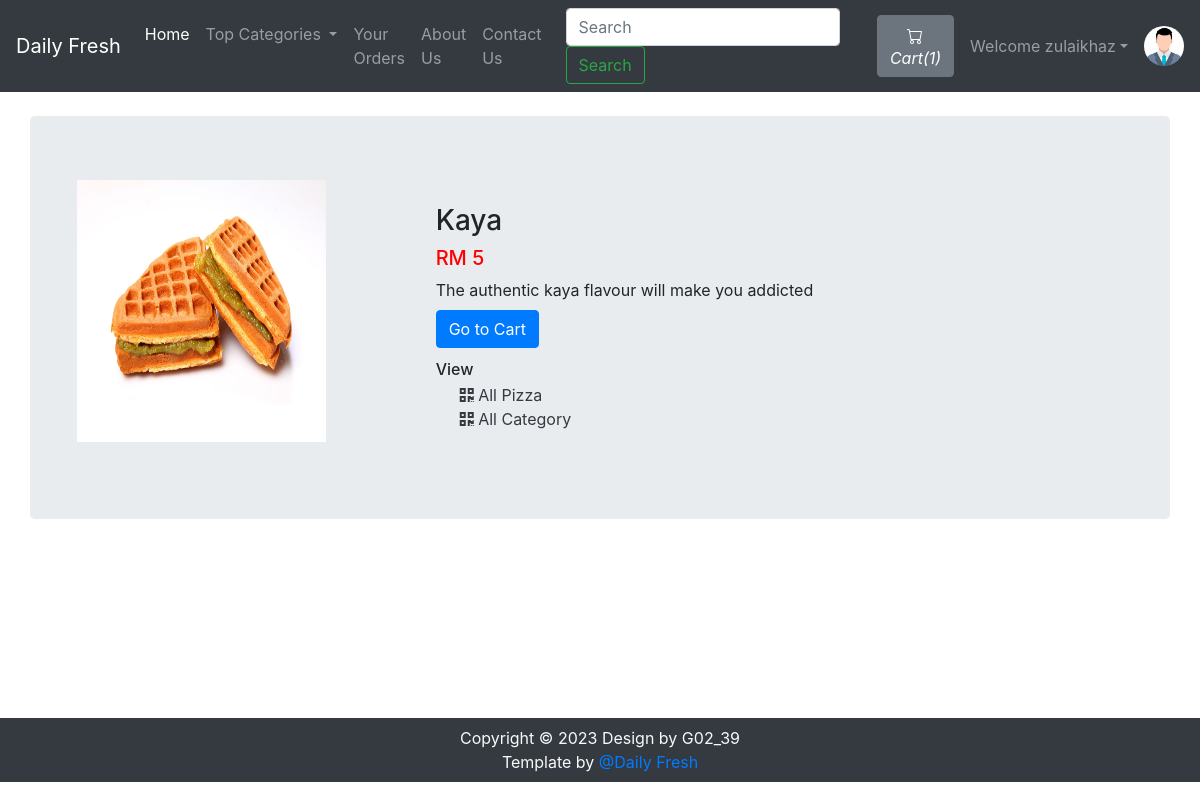
/viewPizza.php?pizzaid=1 (signed in), run on the app's committed database.
### tables this page shows
CREATE TABLE `sitedetail` (
  `tempId` int(11) NOT NULL,
  `systemName` varchar(21) NOT NULL,
  `email` varchar(35) NOT NULL,
  `contact1` bigint(21) NOT NULL,
  `contact2` bigint(21) DEFAULT NULL COMMENT 'Optional',
  `address` text NOT NULL,
  `dateTime` datetime NOT NULL DEFAULT current_timestamp()
);

CREATE TABLE `pizza` (
  `pizzaId` int(12) NOT NULL,
  `pizzaName` varchar(255) NOT NULL,
  `pizzaPrice` int(12) NOT NULL,
  `pizzaDesc` text NOT NULL,
  `pizzaCategorieId` int(12) NOT NULL,
  `pizzaPubDate` datetime NOT NULL DEFAULT current_timestamp()
);

### viewPizza.php (the view, shortened to what this page needs)
<!doctype html>
<html lang="en">
<head>
    <link rel="stylesheet" href="https://stackpath.bootstrapcdn.com/bootstrap/4.4.1/css/bootstrap.min.css">
    <link rel="stylesheet" href="https://use.fontawesome.com/releases/v5.8.2/css/all.css">
</head>
<body>
    <?php include 'partials/_dbconnect.php';?>
    <?php require 'partials/_nav.php' ?>
    <div class="container my-4" id="cont">
        <div class="row jumbotron">
        <?php
            $pizzaId = $_GET['pizzaid'];
            $sql = "SELECT * FROM `pizza` WHERE pizzaId = $pizzaId";
            $result = mysqli_query($conn, $sql);
            $row = mysqli_fetch_assoc($result);
            $pizzaName = $row['pizzaName'];
            $pizzaPrice = $row['pizzaPrice'];
            $pizzaDesc = $row['pizzaDesc'];
            $pizzaCategorieId = $row['pizzaCategorieId'];
        ?>
        <?php
        echo  '<div class="col-md-4">
                <img src="img/food-'.$pizzaId. '.jpg" width="249px" height="262px">
            </div>
            <div class="col-md-8 my-4">
                <h3>' . $pizzaName . '</h3>
                <h5 style="color: #ff0000">RM '.$pizzaPrice. '</h5>
                <p class="mb-0">' .$pizzaDesc .'</p>';
                if($loggedin){
                    $quaSql = "SELECT `itemQuantity` FROM `viewcart` WHERE pizzaId = '$pizzaId' AND `userId`='$userId'";
                    $quaresult = mysqli_query($conn, $quaSql);
                    $quaExistRows = mysqli_num_rows($quaresult);
                    if($quaExistRows == 0) {
                        echo '<form action="partials/_manageCart.php" method="POST">
                              <input type="hidden" name="itemId" value="'.$pizzaId. '">
                              <button type="submit" name="addToCart" class="btn btn-primary my-2">Add to Cart</button>';
                    }else {
                        echo '<a href="viewCart.php"><button class="btn btn-primary my-2">Go to Cart</button></a>';
                    }
                }
                else{
                    echo '<button class="btn btn-primary my-2" data-toggle="modal" data-target="#loginModal">Add to Cart</button>';
                }
                echo '</form>
                <h6 class="my-1"> View </h6>
                <div class="mx-4">
                    <a href="viewPizzaList.php?catid=' . $pizzaCategorieId . '" class="active text-dark">
                    <i class="fas fa-qrcode"></i>
                        <span>All Pizza</span>
                    </a>
                </div>
                <div class="mx-4">
                    <a href="index.php" class="active text-dark">
                    <i class="fas fa-qrcode"></i>
                        <span>All Category</span>
                    </a>
                </div>
            </div>'
        ?>
        </div>
    </div>
    <?php require 'partials/_footer.php' ?>
</body>
</html>

### partials/_nav.php (shortened to what this page needs)
<?php
if(isset($_SESSION['loggedin']) && $_SESSION['loggedin']==true){
  $loggedin= true;
  $userId = $_SESSION['userId'];
  $username = $_SESSION['username'];
}
else{
  $loggedin = false;
  $userId = 0;
}
$sql = "SELECT * FROM `sitedetail`";
$result = mysqli_query($conn, $sql);
$row = mysqli_fetch_assoc($result);
$systemName = $row['systemName'];
echo '<nav class="navbar navbar-expand-lg navbar-dark bg-dark">
      <a class="navbar-brand" href="index.php">'.$systemName.'</a>
      <button class="navbar-toggler" type="button" data-toggle="collapse" data-target="#navbarSupportedContent" aria-controls="navbarSupportedContent" aria-expanded="false" aria-label="Toggle navigation">
        <span class="navbar-toggler-icon"></span>
      </button>
      <div class="collapse navbar-collapse" id="navbarSupportedContent">
        <ul class="navbar-nav mr-auto">
          <li class="nav-item active">
            <a class="nav-link" href="index.php">Home <span class="sr-only">(current)</span></a>
          </li>
          <li class="nav-item dropdown">
            <a class="nav-link dropdown-toggle" href="#" id="navbarDropdown" role="button" data-toggle="dropdown" aria-haspopup="true" aria-expanded="false">
              Top Categories
            </a>
            <div class="dropdown-menu" aria-labelledby="navbarDropdown">';
            echo '</div>
          </li>
          <li class="nav-item">
            <a class="nav-link" href="viewOrder.php">Your Orders</a>
          </li>
          <li class="nav-item">
            <a class="nav-link" href="about.php">About Us</a>
          </li>
          <li class="nav-item">
            <a class="nav-link" href="contact.php">Contact Us</a>
          </li>
        </ul>
        <form method="get" action="/DailyFreshOrderingSystem/search.php" class="form-inline my-2 my-lg-0 mx-3">
          <input class="form-control mr-sm-2" type="search" name="search" id="search" placeholder="Search" aria-label="Search" required>
          <button class="btn btn-outline-success my-2 my-sm-0" type="submit">Search</button>
        </form>';
        $countsql = "SELECT SUM(`itemQuantity`) FROM `viewcart` WHERE `userId`=$userId";
        $countresult = mysqli_query($conn, $countsql);
        $countrow = mysqli_fetch_assoc($countresult);
        $count = $countrow['SUM(`itemQuantity`)'];
        echo '<a href="viewCart.php"><button type="button" class="btn btn-secondary mx-2" title="MyCart">
          <svg xmlns="img/cart.svg" width="16" height="16" fill="currentColor" class="bi bi-cart" viewBox="0 0 16 16">
            <path d="M0 1.5A.5.5 0 0 1 .5 1H2a.5.5 0 0 1 .485.379L2.89 3H14.5a.5.5 0 0 1 .491.592l-1.5 8A.5.5 0 0 1 13 12H4a.5.5 0 0 1-.491-.408L2.01 3.607 1.61 2H.5a.5.5 0 0 1-.5-.5zM3.102 4l1.313 7h8.17l1.313-7H3.102zM5 12a2 2 0 1 0 0 4 2 2 0 0 0 0-4zm7 0a2 2 0 1 0 0 4 2 2 0 0 0 0-4zm-7 1a1 1 0 1 1 0 2 1 1 0 0 1 0-2zm7 0a1 1 0 1 1 0 2 1 1 0 0 1 0-2z"/>
          </svg>
          <i class="bi bi-cart">Cart(' .$count. ')</i>
        </button></a>';
        if($loggedin){
          echo '<ul class="navbar-nav mr-2">
            <li class="nav-item dropdown">
              <a class="nav-link dropdown-toggle" href="#" id="navbarDropdown" role="button" data-toggle="dropdown"> Welcome ' .$username. '</a>
              <div class="dropdown-menu" aria-labelledby="navbarDropdown">
                <a class="dropdown-item" href="partials/_logout.php">Logout</a>
              </div>
            </li>
          </ul>
          <div class="text-center image-size-small position-relative">
            <a href="viewProfile.php"><img src="img/person-' .$userId. '.jpg" class="rounded-circle" onError="this.src = \'img/profilePic.jpg\'" style="width:40px; height:40px"></a>
          </div>';
        }
        else {
          echo '
          <button type="button" class="btn btn-success mx-2"  data-toggle="modal" data-target="#loginModal">Login</button>
          <button type="button" class="btn btn-success mx-2"  data-toggle="modal" data-target="#signupModal">SignUp</button>';
        }
  echo '</div>
    </nav>';
?>

### viewPizza.php (style rules this page uses)
#cont { min-height : 578px; }

### data on the page
sitedetail: systemName "Daily Fresh"
pizza: pizzaName "Kaya", pizzaPrice "5", pizzaDesc "The authentic kaya flavour will make you addicted"

### other printed values
$count "1"
$username "zulaikhaz"
